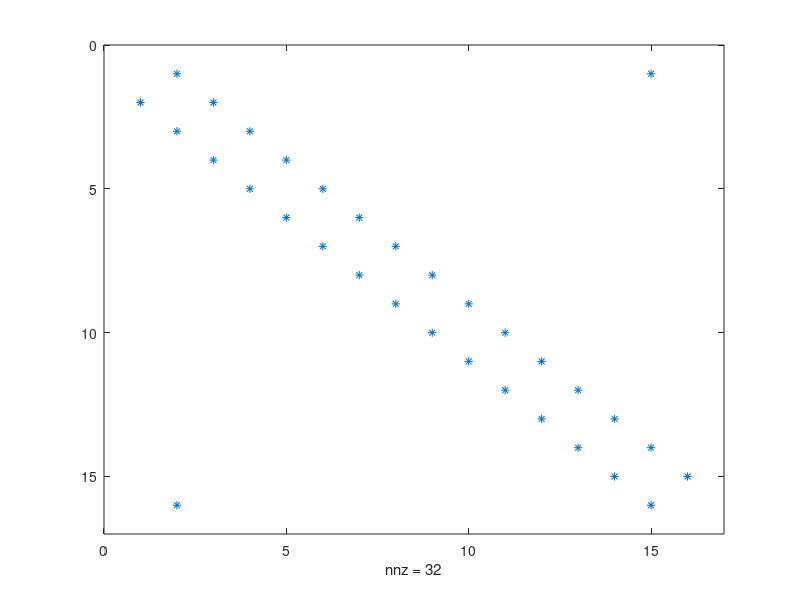

MATLAB code for this plot:
%matrix B

m=4;
n=m*m;

e0=zeros(n,1);
e1=ones(n,1);

matB=spdiags([e1 -e1 e1 -e1],[-n+m -m m n-m],n,n);
%spy(matB)

e2=e0;
e3=e0;
e2(2,1)=1;
e3(n-1,1)=-1;

matC=spdiags([e2 -e1 e1 e3],[-n+2 -1 1 n-2],n,n);
spy(matC)